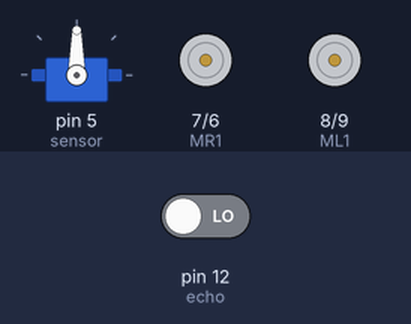
A sketch run on a simulated Arduino Uno, built with avr-gcc and run on an emulated ATmega328P. Shown: servo, motor-driver pin pairs drawn as motors (green arrow = first pin HIGH = forward, orange = second pin HIGH = backward, longer = more drive). The test bench sets the inputs (shaded band); at power-on: pin 12 (echo) LOW. What the sketch prints to the serial monitor is not drawn.

Above: at 0.05 s.
At 4.4 s:
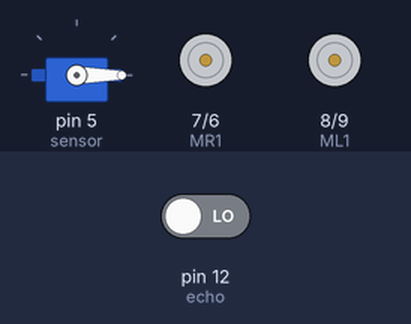
At 7.05 s:
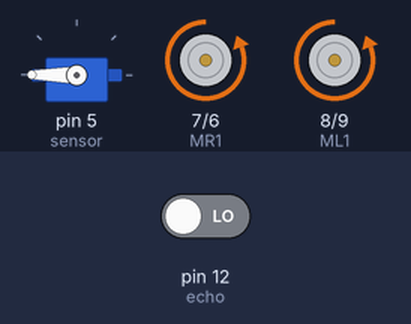
At 9.7 s:
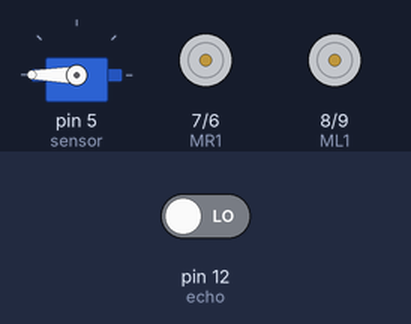
Timing chart, 0 to 13.2 s (numbered marks = the images above):
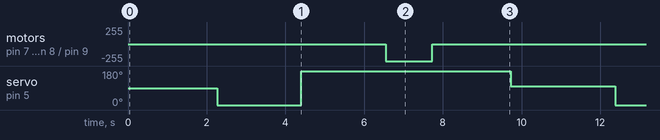

Measured:
- by itself, motor on pin 7 (MR1) / pin 6 (MR2), motor on pin 8 (ML1) / pin 9 (ML2): alternates backward 255/255 for 1.2 s and stopped for 8.9 s
- by itself, servo on pin 5 (sensor): repeats every 10.1 s: 180° 5.3 s, 100° 2.7 s, 0° 2.1 s

The sketch:

Ultrasonic_Obstacle_Avoiding_Bot_Task1_RS.ino
```cpp
#include <Servo.h>
int MR1 = 7; //right side motor R1
int MR2 = 6; //right side motor R2
int ML1 = 8; //left side motor L1
int ML2 = 9; //Left side motor L2
int trig = 11;
int echo = 12;
Servo sensor;
float dist;
int angles[] = {0,180}; //defined angle for the servo motor
float avg;
float temp;//temporary variable
float distavg; //variable for average distance

//command for ultrasonic sensor

float ultrasonic()
{
  int time;
  float distance;
  digitalWrite(trig, LOW);
  digitalWrite(echo, LOW);
  delay(2);
  digitalWrite(trig, HIGH);
  delay(10);
  digitalWrite(trig, LOW);
  time = pulseIn(echo,HIGH,30000);
  distance = 343*0.0001*(time/2); // distance in centimeters
  return distance;
  delay(3000);
}

void loop()
{
    float total = 0;
    for(int i=0; i<30; i++) //total 30 inputs from the ultrasonic sensor is taken and then the avg is calculated for better accuracy and this data is used for the motion of the wheel
    {
      dist=ultrasonic();
      total += dist;
    }
    distavg = total/30;
    Serial.println(distavg);
    if(distavg > 30.0)
    {
        forward();
    }
    //for servo
    else
    {
        stop(); //when the for condition is not satisfied the bot stops
        Serial.println("stopped");
        delay(1000);
        int flag=0;
        for(int i=0; i<2; i++) //for moving the servo
        {
            sensor.write(angles[i]);
            delay(1000);
            float detect=0;
            for(int j=0; j<20; j++) // 20 distances are taken and their avg is calculated for better accuracy
            {
                temp = ultrasonic();
                detect += temp;
            }
            avg=detect/20;
            if(avg >= 30.0 && i==0) //if obstacle is present on left side
            {
                for (int i=0; i<130; i++)
                {
                    right();
                    Serial.println("right");
                }
                stop();
                flag = 1;
                delay(2000);
                break;
            }
            else if(avg >= 30.0 && i == 1) //if obstacle is present on right side
            {
                for (int i=0; i<130; i++)
                {
                    left();
                    Serial.println("left");
                }
                stop();
                flag = 2;
                delay(2000);
                break;
            }
            delay(300);
        }
        if(flag !=1 && flag !=2) // if obstacle is present on both left and right side
        {
            for (int i=0; i<200; i++)
            {
                backward();
                Serial.println("back");
            }
            stop();
            delay(2000);
        }
        sensor.write(100);
    }
  delay(400);
 }

//command for forward motion

void forward()
{
    digitalWrite(ML1, HIGH); //L1 motor is set to high
    digitalWrite(ML2, LOW); //L2 motor is set to low
    digitalWrite(MR1, HIGH); //R1 motor is set to high
    digitalWrite(MR2, LOW); //R2 motor is set to low
}

//command for backward motion

void backward()
{
    digitalWrite(ML1, LOW); //L1 motor is set to low
    digitalWrite(ML2, HIGH); //L2 motor is set to high
    digitalWrite(MR1, LOW ); //R1 motor is set to low
    digitalWrite(MR2, HIGH); //R2 motor is set to high
}

//command for rightward motion

void right()
{
    digitalWrite(ML1, HIGH); //L1 motor is set to high
    digitalWrite(ML2, LOW); //L2 motor is set to low
    digitalWrite(MR1, LOW); //R1 motor is set to low
    digitalWrite(MR2, HIGH); //R2 motor is set to high
}

//command for leftward motion

void left()
{
    digitalWrite(ML1, LOW); //L1 motor is set to low
    digitalWrite(ML2, HIGH);//L2 motor is set to high
    digitalWrite(MR1, HIGH);//R1 motor is set to high
    digitalWrite(MR2, LOW);//R2 motor is set to low
}

//command to stop the bot

void stop()
{
    digitalWrite(ML1, LOW); //L1 motor is set to low
    digitalWrite(ML2, LOW); //L2 motor is set to low
    digitalWrite(MR1, LOW); //R1 motor is set to low
    digitalWrite(MR2, LOW); //R2 motor is set to low
}

void setup()
{
    pinMode(ML1, OUTPUT);
    pinMode(ML2, OUTPUT);
    pinMode(MR1, OUTPUT);
    pinMode(MR2, OUTPUT);
    pinMode(trig, OUTPUT);
    pinMode(echo, INPUT);
    sensor.attach(5);
    Serial.begin(9600);
}
```
